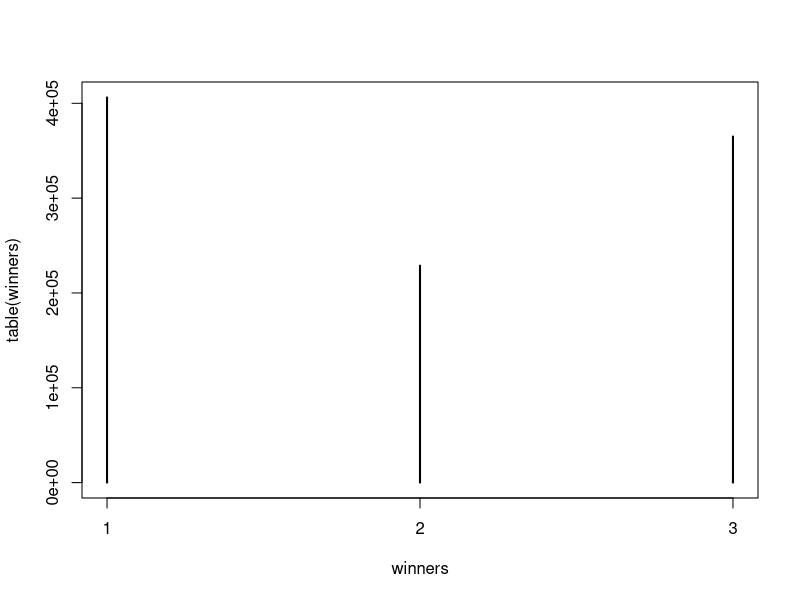

Source code (R):
shootOut = function(probs) {
	alive = rep(c(1), length(probs))
	bound = length(probs)
	i = 1
	j = 2
	repeat {
		hit = runif(1)
		if (hit < probs[i]) alive[j] = 0
		if (sum(alive) == 1) break

		i = incrementCyclic(i, bound)
		i = findCyclic(i, 1, alive, bound)

		j = i
		j = incrementCyclic(j, bound)
		j = findCyclic(j, 1, alive, bound)
	}
	return(min(which(alive == 1)))
}


incrementCyclic <- function(i, bound) {
	i = i + 1
	i = circle(i, bound)
	return(i)
}

circle <- function(i, bound) {
	if (bound < i) i = 1
	return(i)
}

findCyclic <- function(i, val, arr, bound) {
	while (arr[i] != val) {
		i = i + 1
		i = circle(i, bound)
	}
	return(i)
}

probs = c(0.5, 0.75, 0.5)
N = 1000000
winners = 0
for (i in c(1:N)) {
	winners[i] = shootOut(probs)
}
print(table(winners))
print(table(winners)/N)
plot(table(winners))
